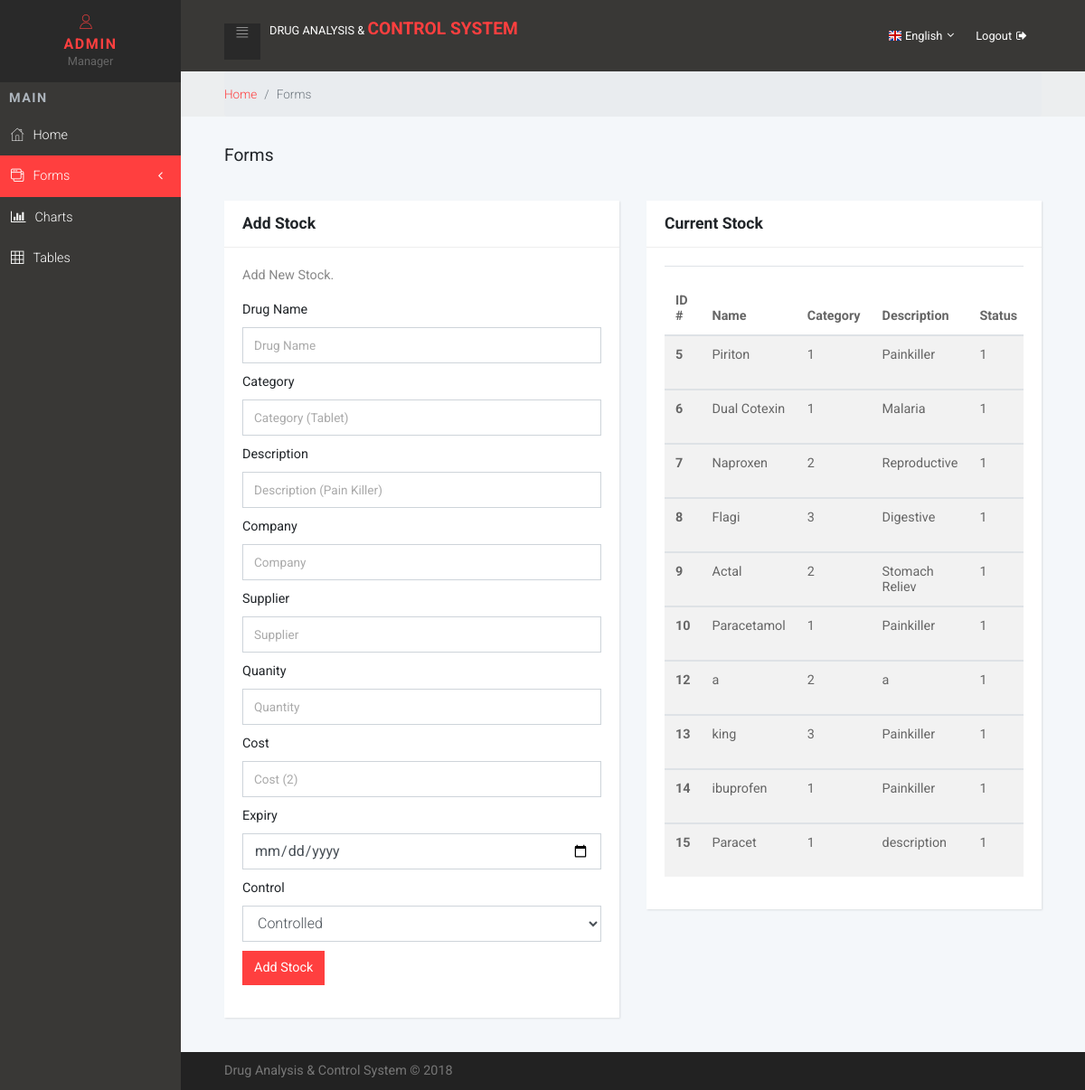
Screenshot of /old/add_stock.php (signed in) with the database file from the repository.
### tables this page shows
CREATE TABLE `stock` (
  `stock_id` tinyint(5) NOT NULL,
  `drug_name` varchar(20) NOT NULL,
  `category` int(11) NOT NULL,
  `description` varchar(50) NOT NULL,
  `supplier` int(11) NOT NULL,
  `quantity` decimal(10,0) NOT NULL,
  `total` int(11) NOT NULL,
  `cost` decimal(10,0) NOT NULL,
  `price` decimal(10,2) NOT NULL,
  `status` int(11) NOT NULL DEFAULT 1,
  `controlled` int(11) NOT NULL,
  `Blocked` int(11) NOT NULL,
  `date_supplied` date NOT NULL,
  `expiry` date NOT NULL
);

### old/add_stock.php (the view, shortened to what this page needs)
<?php
if(isset($_SESSION['username'])){
$id=$_SESSION['manager_id'];
$user=$_SESSION['username'];
}else{
header("location:http://".$_SERVER['HTTP_HOST'].dirname($_SERVER['PHP_SELF'])."/index.php");
exit();
}
?>
<!DOCTYPE html>
<html>
  <head>
    <link rel="stylesheet" href="vendor/bootstrap/css/bootstrap.min.css">
    <link rel="stylesheet" href="vendor/font-awesome/css/font-awesome.min.css">
    <link rel="stylesheet" href="css/fontastic.css">
    <link rel="stylesheet" href="css/grasp_mobile_progress_circle-1.0.0.min.css">
    <link rel="stylesheet" href="vendor/malihu-custom-scrollbar-plugin/jquery.mCustomScrollbar.css">
    <link rel="stylesheet" href="css/style.red.css" id="theme-stylesheet">
    <link rel="stylesheet" href="css/custom.css">
  </head>
  <body>
    <nav class="side-navbar">
      <div class="side-navbar-wrapper">
        <div class="sidenav-header d-flex align-items-center justify-content-center">
          <div class="sidenav-header-inner text-center"><a href="profile.php?manager_id=<?php echo $id;?>"><i class="icon-user"></i>
            <h2 class="h5"><?php echo $user;?></h2><span>Manager</span></a>
          </div>
        </div>
        <div class="main-menu">
          <h5 class="sidenav-heading">Main</h5>
          <ul id="side-main-menu" class="side-menu list-unstyled">
            <li><a href="manager.php"> <i class="icon-home"></i>Home                             </a></li>
            <li class="active"><a href="#exampledropdownDropdown" aria-expanded="false" data-toggle="collapse"> <i class="icon-interface-windows"></i>Forms </a>
            </li>
            <li><a href="charts.php"> <i class="fa fa-bar-chart"></i>Charts                             </a></li>
            <li><a href="manager_tables.php"> <i class="icon-grid"></i>Tables                             </a></li>
          </ul>
        </div>
      </div>
    </nav>
    <div class="page">
      <header class="header">
        <nav class="navbar">
          <div class="container-fluid">
            <div class="navbar-holder d-flex align-items-center justify-content-between">
              <div class="navbar-header"><a id="toggle-btn" href="#" class="menu-btn"><i class="icon-bars"> </i></a><a href="admin.html" class="navbar-brand">
                  <div class="brand-text d-none d-md-inline-block"><span>Drug Analysis</span>&nbsp&&nbsp<strong class="text-primary">Control System</strong></div></a></div>
              <ul class="nav-menu list-unstyled d-flex flex-md-row align-items-md-center">
                <li class="nav-item dropdown"><a id="languages" rel="nofollow" data-target="#" href="#" data-toggle="dropdown" aria-haspopup="true" aria-expanded="false" class="nav-link language dropdown-toggle"><img src="img/flags/16/GB.png" alt="English"><span class="d-none d-sm-inline-block">English</span></a>
                </li>
                <li class="nav-item"><a href="logout.php" class="nav-link logout"> <span class="d-none d-sm-inline-block">Logout</span><i class="fa fa-sign-out"></i></a></li>
              </ul>
            </div>
          </div>
        </nav>
      </header>
      <div class="breadcrumb-holder">
        <div class="container-fluid">
          <ul class="breadcrumb">
            <li class="breadcrumb-item"><a href="admin.php">Home</a></li>
            <li class="breadcrumb-item active">Forms       </li>
          </ul>
        </div>
      </div>
      <section class="forms">
        <div class="container-fluid">
          <header>
            <h1 class="h3 display">Forms            </h1>
          </header>
          <div class="row">
            <div class="col-lg-6">
              <div class="card">
                <div class="card-header d-flex align-items-center">
                  <h4>Add Stock</h4>
                </div>
                <div class="card-body">
                  <p>Add New Stock.</p>
                  <form method="post" action="add_stock.php">
                    <div class="form-group">
                      <label>Drug Name</label>
                      <input type="text" name="drug_name" id="drug_name" placeholder="Drug Name" class="form-control">
                    </div>
                    <div class="form-group">
                      <label>Category</label>
                      <input type="text" name="category" id="category" placeholder="Category (Tablet)" class="form-control">
                    </div>
                    <div class="form-group">
                      <label>Description</label>
                      <input type="text" name="description" id="description" placeholder="Description (Pain Killer)" class="form-control">
                    </div>
                    <div class="form-group">
                      <label>Company</label>
                      <input type="text" name="company" id="company" placeholder="Company" class="form-control">
                    </div>
                    <div class="form-group">
                      <label>Supplier</label>
                      <input type="text" name="supplier" id="supplier" placeholder="Supplier" class="form-control">
                    </div>
                    <div class="form-group">
                      <label>Quanity</label>
                      <input type="text" name="quantity" placeholder="Quantity" id="quantity" class="form-control">
                    </div>
                    <div class="form-group">
                      <label>Cost</label>
                      <input type="text" name="cost" id="cost" placeholder="Cost (2)" class="form-control">
                    </div>
                    <div class="form-group">
                      <label>Expiry</label>
                      <input type="date" name="expiry" id="expiry" placeholder="20-12-2020" class="form-control">
                    </div>
                    <div class="form-group">
                      <label>Control</label>
                      <select class="form-control" name="control" id="control">
                                <option>Controlled</option>
                            </select>
                    </div>
                    <div class="form-group">
                      <input type="submit" name="submit" value="Add Stock" class="btn btn-primary">
                    </div>
                  </form>
                </div>
              </div>
            </div>
            <div class="col-lg-6">
              <div class="card">
                <div class="card-header">
                  <h4>Current Stock</h4>
                </div>
                <div class="card-body">
                  <div class="table-responsive">
                    <?php
                    $result = mysql_query("SELECT * FROM stock") or die(mysql_error());
                    echo '<table class="table table-striped table-hover">';
                      echo "<thead>
                        <tr>
                          <th>ID #</th>
                          <th>Name</th>
                          <th>Category</th>
                          <th>Description</th>
                          <th>Status</th>
                          <th>Date Supplied</th>
                          <th>Expiry (Days Left)</th>
                        </tr>
                      </thead>";
                      while ($row = mysql_fetch_array($result)) {
                      echo "<tbody>";
                        echo "<tr>";
                          echo '<th scope="row">' . $row['stock_id'] . '</th>';
                          echo '<td>' .$row['drug_name']. '</td>';
                          echo '<td>' .$row['category']. '</td>';
                          echo '<td>' .$row['description']. '</td>';
                          echo '<td>' .$row['status']. '</td>';
                          ?>
                        </tr>
                      </tbody>
                      <?php
                      }
                    echo "</table>";
                    ?>
                  </div>
                </div>
              </div>
            </div>
          </div>
        </div>
      </section>
      <footer class="main-footer">
        <div class="container-fluid">
          <div class="row">
            <div class="col-sm-6">
              <p>Drug Analysis & Control System &copy; 2018</p>
            </div>
          </div>
        </div>
      </footer>
    </div>
  </body>
</html>

### rows the page displays
stock: stock_id "5", drug_name "Piriton", category "1", description "Painkiller", status "1"
stock: stock_id "6", drug_name "Dual Cotexin", category "1", description "Malaria", status "1"
stock: stock_id "7", drug_name "Naproxen", category "2", description "Reproductive", status "1"
stock: stock_id "8", drug_name "Flagi", category "3", description "Digestive", status "1"
stock: stock_id "9", drug_name "Actal", category "2", description "Stomach Reliev", status "1"
stock: stock_id "10", drug_name "Paracetamol", category "1", description "Painkiller", status "1"
stock: stock_id "12", drug_name "a", category "2", description "a", status "1"
stock: stock_id "13", drug_name "king", category "3", description "Painkiller", status "1"
stock: stock_id "14", drug_name "ibuprofen", category "1", description "Painkiller", status "1"
stock: stock_id "15", drug_name "Paracet", category "1", description "description", status "1"

### other values shown
$user "ADMIN"
